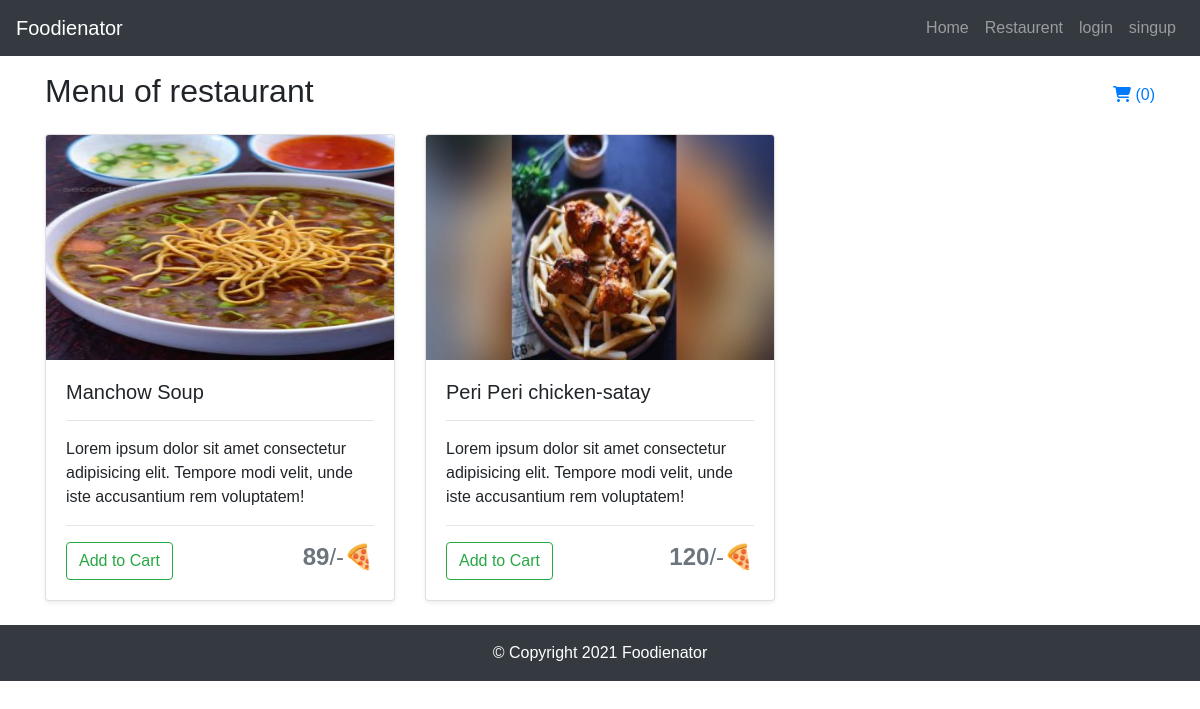
Page /dish/list/4 on the committed database.
### tables this page shows
CREATE TABLE `dishesh` (
  `d_id` int(11) NOT NULL,
  `r_id` int(11) NOT NULL,
  `name` varchar(255) NOT NULL,
  `about` varchar(255) NOT NULL,
  `price` float NOT NULL,
  `img` text NOT NULL
);

### application/controllers/Dish.php (called while the page is built, shortened)
<?php
class Dish extends CI_Controller {
    function __construct(){
        $this->load->library('cart');
    }
    public function list($id) {
        $this->load->model('Menu_model');
        $dishesh = $this->Menu_model->getDishesh($id);
        $data['dishesh'] = $dishesh;
        $this->load->view('front/dish', $data);
    }
}

### index.php (called while the page is built, shortened)
<?php
require_once BASEPATH.'core/CodeIgniter.php';

### application/models/Menu_model.php (called while the page is built, shortened)
<?php
class Menu_model extends CI_Model {
    public function getDishesh($id) {
        $this->db->where('r_id', $id);
        $dish = $this->db->get('dishesh')->result_array();
        return $dish;
    }
}

### application/views/front/dish.php (the view, shortened to what this page needs)
<!DOCTYPE html>
<html lang="en">
<div class="container">
    <div class="my-3 d-flex justify-content-between align-items-center">
        <h2>Menu of restaurant</h2>
        <a href="<?php echo base_url().'cart'; ?>" class="cart-link" title="View cart"><i
                class="fas fa-shopping-cart"></i>
            <span>(<?php echo $this->cart->total_items(); ?>)</span></a>
    </div>
    <div class="row">
        <?php if(!empty($dishesh)) { ?>
        <?php foreach($dishesh as $dish) { ?>
        <div class="col-md-4">
            <div class="card mb-4 shadow-sm">
                <?php $image = $dish['img'];?>
                <img class="bd-placeholder-img card-img-top" width="100%" height="225"
                    src="<?php echo base_url().'public/uploads/dishesh/thumb/'.$image; ?>">
                <div class="card-body">
                    <h5 class="card-title"><?php echo $dish['name']; ?></h5>
                    <hr>
                    <p class="card-text"><?php echo $dish['about']; ?></p>
                    <hr>
                    <div class="d-flex justify-content-between align-items-center">
                        <div class="btn-group">
                            <a href="<?php echo base_url().'Dish/addToCart/'.$dish['d_id']; ?>"
                                class="btn btn-outline-success">Add to
                                Cart</a>
                        </div>
                        <h4 class="text-muted"><b><?php echo $dish['price']; ?></b>/-🍕</h4>
                    </div>
                </div>
            </div>
        </div>
        <?php } ?>
        <?php } else { ?>
        <div class="jumbotron">
            <h1>No records found</h1>
        </div>
        <?php } ?>
    </div>
</div>
</html>

### public/front/css/index.css (style rules this page uses)
body, html { height: 100%; margin: 0; font-family: Arial, Helvetica, sans-serif; }
.bd-placeholder-img { font-size: 1.125rem; text-anchor: middle; -webkit-user-select: none; -moz-user-select: none; -ms-user-select: none; user-select: none; }

### rows in the picture
dishesh: img (picture), name "Manchow Soup", about "Lorem ipsum dolor sit amet consectetur adipisicing elit. Tempore modi velit, unde iste accusantium rem voluptatem!", price "89"
dishesh: img (picture), name "Peri Peri chicken-satay", about "Lorem ipsum dolor sit amet consectetur adipisicing elit. Tempore modi velit, unde iste accusantium rem voluptatem!", price "120"

### other values in the picture
$this->cart->total_items() "0"
